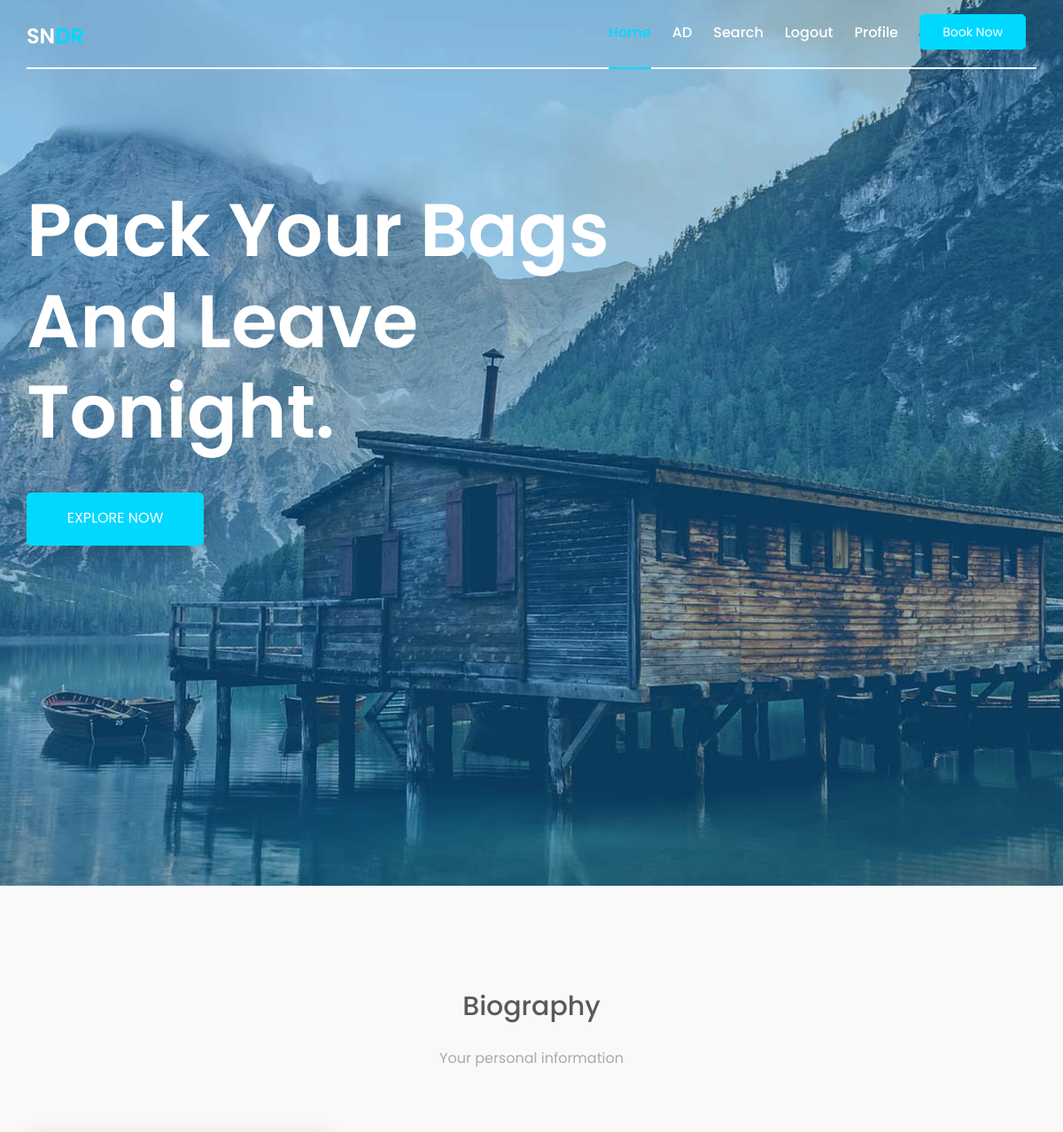
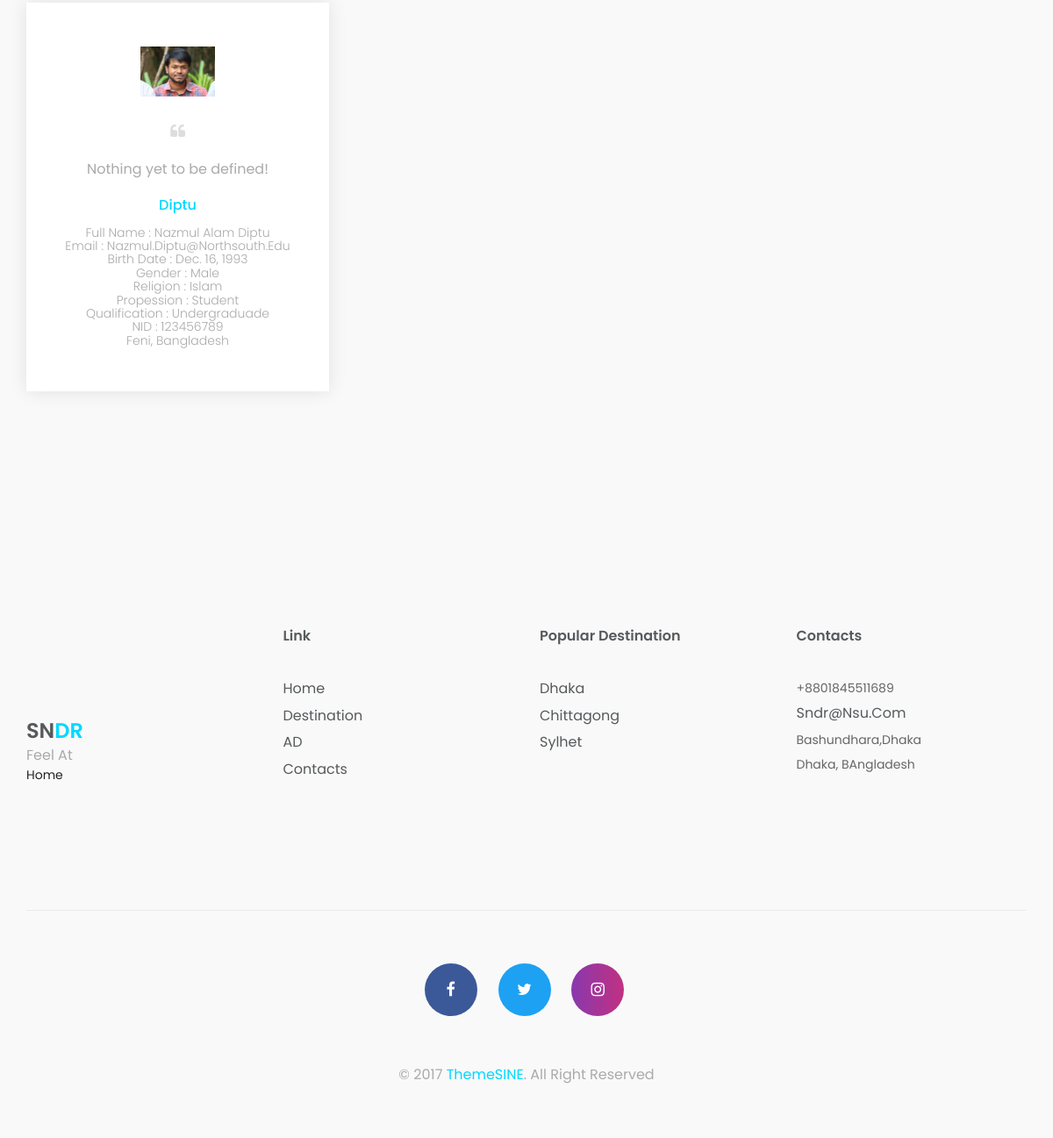
Screenshot of /profiles/1/ (signed in) with the database file from the repository (2 pictures, top to bottom).
### profiles/models.py (models this page shows, shortened)
class User(AbstractUser):
    GENDER_CHOICES = (
        (1, ("Male")),
        (2, ("Female")),
    )
    NID         =   models.IntegerField(null=True)
    birth_date  =   models.DateField(null=True)
    profile_pic =   models.ImageField(null=True , blank=True ,upload_to = upload_file_location)
    contact     =   models.CharField(max_length=20 , null=True, blank=True)
    gender      =   models.IntegerField(choices=GENDER_CHOICES, default=1)
    religion    =   models.CharField(max_length=20,null=True, blank=True)
    occuption   =   models.CharField(max_length=50,null=True, blank=True)
    education   =   models.CharField(max_length=120,null=True, blank=True)
    town        =   models.CharField(max_length=20,null=True,blank=True)
    country     =   models.CharField(max_length=20,null=True,blank=True)
    about_you   =   models.TextField(max_length=500,null=True,blank=True)

### profiles/views.py (the view)
# urls.py: path('<pk>/', UserDetailView.as_view(), name='user_detail'),
class UserDetailView(DetailView,LoginRequiredMixin):
    model = User
    template = "properties/user_detail.html"

### profiles/templates/profiles/user_detail.html (shortened to what this page needs)
{% include 'nav.html' %}
{% if request.user.username ==  object.username %}
				<section   class="testemonial">
					<div class="container">
						<div class="gallary-header text-center">
							<h2>
								Biography
							</h2>
							<p>
								Your personal information
							</p>
						</div>
						<div class="home1-testm item">
									<div class="home1-testm-single text-center">
										{% if object.profile_pic %}
										<div class="home1-testm-img">
										<img src= "{{ object.profile_pic.url }}/" width="85px" height="85px" alt={object.username}>
										</div>
										{% else %}
										<div class="home1-testm-img">
										<img src="/static/assets/images/client/avetar.jpg" width="85px" height="85px" ><br> <a href="" </a>Upload a profile picture
										</div>
										{% endif %}
										<div class="home1-testm-txt">
											{% if object.about_you is not none %}
											<span class="icon section-icon">
												<i class="fa fa-quote-left" aria-hidden="true"></i>
											</span>
											<p>
												{{object.about_you}}
											</p>
											{% endif %}
											<h3>
												<a href="#">
													{{object.username}}
												</a>
											</h3>
											<h4>
												Full Name : {{object.first_name}} {{object.last_name}}<br>
												Email         : {{object.email}}</br>
												Birth Date    : {{object.birth_date}}<br>
												{% if object.gender == 1 %}
												Gender    : Male<br>
												{% elif object.gender == 2 %}
												Gender    : Female<br>
												{% endif %}
												Religion    : {{object.religion}}<br>
												Propession  : {{object.occuption}}<br>
												Qualification  : {{object.education}}<br>
												NID 			: {{object.NID}}</br>
												{{object.town}}, {{object.country}}
											</h4>
										</div>
									</div>
						</div>
					</div>
				</section>
	{% endif %}
{% include 'footer.html' %}

### templates/nav.html (shortened to what this page needs)
{% load staticfiles %}
<!doctype html>
<html class="no-js"  lang="en">
	<head>
		<link rel="stylesheet" href="/static/assets/css/font-awesome.min.css" />
		<link rel="stylesheet" href="/static/assets/css/animate.css" />
		<link rel="stylesheet" href="/static/assets/css/hover-min.css">
		<link rel="stylesheet"  href="/static/assets/css/datepicker.css" >
        <link rel="stylesheet" href="/static/assets/css/owl.carousel.min.css">
		<link rel="stylesheet" href="/static/assets/css/owl.theme.default.min.css"/>
        <link rel="stylesheet" href="/static/assets/css/jquery-ui.min.css" />
		<link rel="stylesheet" href="/static/assets/css/bootstrap.min.css" />
		<link rel="stylesheet" href="/static/assets/css/bootsnav.css"/>
		<link rel="stylesheet" href="/static/assets/css/style.css" />
		<link rel="stylesheet" href="/static/assets/css/responsive.css" />
	</head>
	<body>
		<header class="top-area">
			<div class="header-area">
				<div class="container">
					<div class="row">
						<div class="col-sm-2">
							<div class="logo">
								<a href="/">
									SN<span>DR</span>
								</a>
							</div>
						</div>
						<div class="col-sm-10">
							<div class="main-menu">
								<div class="collapse navbar-collapse">
									<ul class="nav navbar-nav navbar-right">
										<li class=""><a href="#home">home</a></li>
										<li class=""><a href="/properties/">AD</a></li>
										<li class=""><a href="/search/">Search</a></li>
										{% if user.is_authenticated %}
										<li class=""><a href="/accounts/logout">Logout</a></li>
										<li class=""><a href="/profiles/{{user.pk}}">Profile</a></li>
											{% else %}
										<li class=""><a href="/accounts/login">Login</a></li>
											<li class=""><a href="/profiles/signup">Signup</a></li>
										 {% endif %}
										<li>
											<button class="book-btn">book now
											</button>
										</li>
									</ul>
								</div>
							</div>
						</div>
					</div>
					<div class="home-border"></div>
				</div>
			</div>
		</header>
		<section id="home" class="about-us">
			<div class="container">
        <div class="about-us-content">
					<div class="row">
						<div class="col-sm-12">
							<div class="single-about-us">
								<div class="about-us-txt">
									<h2>
                    Pack Your Bags And Leave Tonight.
</h2>
									<div class="about-btn">
										<button  class="about-view">
											explore now
										</button>
									</div>
								</div>
							</div>
						</div>
					</div>
				</div>
			</div>
		</section>

### templates/footer.html (shortened to what this page needs)
		<footer  class="footer-copyright">
			<div class="container">
				<div class="footer-content">
					<div class="row">
						<div class="col-sm-3">
							<div class="single-footer-item">
								<div class="footer-logo">
									<a href="index.html">
										SN<span>DR</span>
									</a>
									<p>
										Feel at
									</p>Home
								</div>
							</div>
						</div>
						<div class="col-sm-3">
							<div class="single-footer-item">
								<h2>link</h2>
								<div class="single-footer-txt">
									<p><a href="#">home</a></p>
									<p><a href="#">destination</a></p>
									<p><a href="#">AD</a></p>
									<p><a href="#">contacts</a></p>
								</div>
							</div>
						</div>
						<div class="col-sm-3">
							<div class="single-footer-item">
								<h2>popular destination</h2>
								<div class="single-footer-txt">
									<p><a href="#">Dhaka</a></p>
									<p><a href="#">Chittagong</a></p>
									<p><a href="#">Sylhet</a></p>
								</div>
							</div>
						</div>
						<div class="col-sm-3">
							<div class="single-footer-item text-center">
								<h2 class="text-left">contacts</h2>
								<div class="single-footer-txt text-left">
									<p>+8801845511689</p>
									<p class="foot-email"><a href="#">sndr@nsu.com</a></p>
									<p>Bashundhara,Dhaka</p>
									<p>Dhaka, BAngladesh</p>
								</div>
							</div>
						</div>
					</div>
				</div>
				<hr>
				<div class="foot-icons ">
					<ul class="footer-social-links list-inline list-unstyled">
		                <li><a href="#" target="_blank" class="foot-icon-bg-1"><i class="fa fa-facebook"></i></a></li>
		                <li><a href="#" target="_blank" class="foot-icon-bg-2"><i class="fa fa-twitter"></i></a></li>
		                <li><a href="#" target="_blank" class="foot-icon-bg-3"><i class="fa fa-instagram"></i></a></li>
		        	</ul>
		        	<p>&copy; 2017 <a href="https://www.themesine.com">ThemeSINE</a>. All Right Reserved</p>
		        </div>
			</div>
		</footer>
	</body>
</html>

### static/assets/css/bootsnav.css (style rules this page uses)
body { -webkit-transition: all 0.3s ease-in-out; -moz-transition: all 0.3s ease-in-out; -o-transition: all 0.3s ease-in-out; -ms-transition: all 0.3s ease-in-out; transition: all 0.3s ease-in-out; }

### rows the page displays
User: profile_pic (picture), about_you "Nothing yet to be defined!", username "Diptu", first_name "Nazmul Alam", last_name "Diptu", email "Nazmul.diptu@northsouth.edu", birth_date "Dec. 16, 1993", religion "Islam", occuption "Student", education "Undergraduade", NID "123456789", town "Feni", country "Bangladesh"
